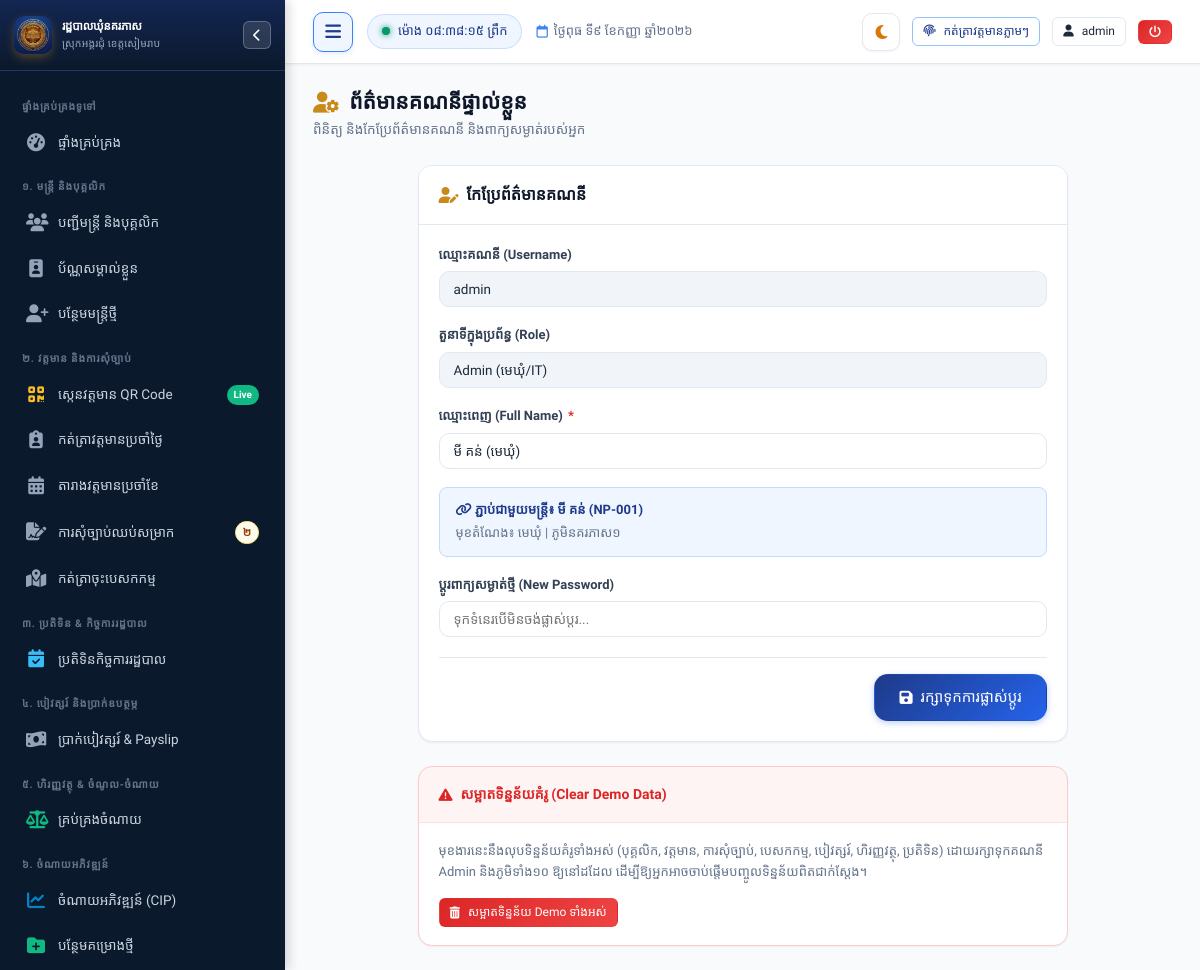
The page /settings/profile (signed in) on the database its author committed.
### tables this page shows
CREATE TABLE users (
        id INTEGER PRIMARY KEY AUTOINCREMENT,
        username TEXT UNIQUE NOT NULL,
        password_hash TEXT NOT NULL,
        full_name TEXT NOT NULL,
        role TEXT NOT NULL DEFAULT 'staff', -- 'admin', 'clerk', 'staff'
        staff_id INTEGER,
        avatar TEXT,
        is_active INTEGER DEFAULT 1,
        created_at TIMESTAMP DEFAULT CURRENT_TIMESTAMP,
        FOREIGN KEY (staff_id) REFERENCES staff (id) ON DELETE SET NULL
    );

CREATE TABLE staff (
        id INTEGER PRIMARY KEY AUTOINCREMENT,
        officer_code TEXT UNIQUE NOT NULL,
        name_kh TEXT NOT NULL,
        name_en TEXT NOT NULL,
        gender TEXT NOT NULL, -- 'ប្រុស', 'ស្រី'
        dob TEXT NOT NULL,
        national_id TEXT,
        phone TEXT,
        email TEXT,
        village TEXT NOT NULL,
        commune TEXT DEFAULT 'នគរភាស',
        district TEXT DEFAULT 'វ៉ារិន',
        province TEXT DEFAULT 'សៀមរាប',
        address TEXT,
        category TEXT NOT NULL, -- 'council', 'clerk', 'contract', 'village'
        position_title_kh TEXT NOT NULL,
        position_title_en TEXT,
        cadre_level TEXT, -- កម្រិតក្របខណ្ឌ
        appointment_date TEXT,
        contract_end_date TEXT,
        base_salary REAL DEFAULT 0,
        position_allowance REAL DEFAULT 0,
        family_allowance REAL DEFAULT 0,
        education_level TEXT,
        photo TEXT,
        status TEXT DEFAULT 'active', -- 'active', 'resigned', 'retired', 'suspended'
        emergency_contact TEXT,
        notes TEXT,
        created_at TIMESTAMP DEFAULT CURRENT_TIMESTAMP,
        updated_at TIMESTAMP DEFAULT CURRENT_TIMESTAMP
    );

### app.py (the view, shortened to what this page needs)
@app.route("/settings/profile", methods=["GET", "POST"])
@login_required
def user_profile():
    conn = get_db()
    cursor = conn.cursor()
    cursor.execute("""
        SELECT u.*, s.name_kh, s.officer_code, s.position_title_kh, s.category, s.village, s.phone, s.email
        FROM users u
        LEFT JOIN staff s ON u.staff_id = s.id
        WHERE u.id = ?
    """, (session.get("user_id"),))
    user = cursor.fetchone()
    conn.close()
    return render_template("settings/profile.html", user=user)

### app.py (called while the page is built, shortened)
@app.teardown_appcontext
def teardown_db(exception=None):
    close_db_connection(exception)

@app.after_request
def add_cache_headers(response):
    if request.path.startswith('/static/css') or request.path.startswith('/static/js'):
        response.headers['Cache-Control'] = 'no-cache, must-revalidate'
    elif request.path.startswith('/static') or request.path == '/favicon.ico':
        response.headers['Cache-Control'] = 'public, max-age=86400'
    return response

@app.before_request
def ensure_database_ready():
    if request.path.startswith('/static') or request.path == '/favicon.ico':
        return

@app.template_filter("kh_num")
def kh_num_filter(val):
    return to_khmer_num(val)

### database.py (called while the page is built, shortened)
def _raw_create_connection():
    conn = sqlite3.connect(DB_PATH)
    conn.row_factory = sqlite3.Row
    conn.execute("PRAGMA foreign_keys = ON")
    conn.execute("PRAGMA journal_mode = WAL")
    conn.execute("PRAGMA synchronous = NORMAL")
    conn.execute("PRAGMA cache_size = -64000")
    return SqliteConnectionWrapper(conn)

def get_db():
    global _DB_SCHEMA_INITIALIZED
    conn = None
    try:
        from flask import g, has_request_context
        if has_request_context():
            if not hasattr(g, 'db') or g.db is None:
                g.db = _raw_create_connection()
            conn = g.db
    except ImportError:
        pass
    if conn is None:
        conn = _raw_create_connection()
    if not _DB_SCHEMA_INITIALIZED:
        _DB_SCHEMA_INITIALIZED = True
        try:
            init_db(conn)
        except Exception as e:
            print(f"[Auto Schema Init Notice] {e}")
    return conn

def close_db_connection(e=None):
    try:
        from flask import g, has_request_context
        if has_request_context():
            db = getattr(g, 'db', None)
            if db is not None:
                g.db = None
                db._real_close()
    except ImportError:
        pass

    def cursor(self):
        return self._conn.cursor()

    def close(self):
        try:
            from flask import g, has_request_context
            if has_request_context() and getattr(g, 'db', None) is self:
                return
        except ImportError:
            pass
        self._real_close()

### templates/settings/profile.html (shortened to what this page needs)
{% extends "base.html" %}
{% block content %}
<div class="page-header">
  <div class="page-header-title">
    <h1>
      <i class="fa-solid fa-user-gear text-gold"></i>
      <span>ព័ត៌មានគណនីផ្ទាល់ខ្លួន</span>
    </h1>
    <p>ពិនិត្យ និងកែប្រែព័ត៌មានគណនី និងពាក្យសម្ងាត់របស់អ្នក</p>
  </div>
</div>
<div class="card" style="max-width: 650px; margin: 0 auto;">
  <div class="card-header">
    <div class="card-title">
      <i class="fa-solid fa-user-pen text-gold"></i>
      <span>កែប្រែព័ត៌មានគណនី</span>
    </div>
  </div>
  <div class="card-body">
    <form method="POST" action="{{ url_for('user_profile') }}">
      <div class="form-group">
        <label class="form-label">ឈ្មោះគណនី (Username)</label>
        <input type="text" class="form-control" value="{{ user.username }}" readonly style="background: #f1f5f9;">
      </div>
      <div class="form-group">
        <label class="form-label">តួនាទីក្នុងប្រព័ន្ធ (Role)</label>
        <input type="text" class="form-control" value="{% if user.role == 'admin' %}Admin (មេឃុំ/IT){% elif user.role == 'clerk' %}Clerk (ស្មៀនឃុំ){% else %}Staff (មន្ត្រីទូទៅ){% endif %}" readonly style="background: #f1f5f9;">
      </div>
      <div class="form-group">
        <label class="form-label">ឈ្មោះពេញ (Full Name) <span class="required">*</span></label>
        <input type="text" name="full_name" class="form-control" value="{{ user.full_name }}" required>
      </div>
      {% if user.name_kh %}
      <div style="background: #eff6ff; border: 1px solid #bfdbfe; padding: 12px 16px; border-radius: 8px; margin-bottom: 18px; font-size: 13px;">
        <div style="font-weight: bold; color: var(--primary);">
          <i class="fa-solid fa-link"></i> ភ្ជាប់ជាមួយមន្ត្រី៖ {{ user.name_kh }} ({{ user.officer_code }})
        </div>
        <div style="color: var(--text-muted); margin-top: 2px;">
          មុខតំណែង៖ {{ user.position_title_kh }} | ភូមិ{{ user.village }}
        </div>
      </div>
      {% endif %}
      <div class="form-group">
        <label class="form-label">ប្តូរពាក្យសម្ងាត់ថ្មី (New Password)</label>
        <input type="password" name="new_password" class="form-control" placeholder="ទុកទំនេរបើមិនចង់ផ្លាស់ប្តូរ...">
      </div>
      <div style="display: flex; justify-content: flex-end; gap: 12px; margin-top: 20px; padding-top: 16px; border-top: 1px solid var(--border-color);">
        <button type="submit" class="btn btn-primary btn-lg">
          <i class="fa-solid fa-floppy-disk"></i> រក្សាទុកការផ្លាស់ប្តូរ
        </button>
      </div>
    </form>
  </div>
</div>
{% if session.role == 'admin' %}
<div class="card" style="max-width: 650px; margin: 24px auto 0; border: 1px solid #fecaca;">
  <div class="card-header" style="border-bottom-color: #fee2e2; background: rgba(220, 38, 38, 0.05);">
    <div class="card-title" style="color: #dc2626; font-size: 14px;">
      <i class="fa-solid fa-triangle-exclamation"></i>
      <span>សម្អាតទិន្នន័យគំរូ (Clear Demo Data)</span>
    </div>
  </div>
  <div class="card-body" style="padding: 18px 20px;">
    <p style="font-size: 13px; color: var(--text-muted); margin-bottom: 16px; line-height: 1.6;">
      មុខងារនេះនឹងលុបទិន្នន័យគំរូទាំងអស់ (បុគ្គលិក, វត្តមាន, ការសុំច្បាប់, បេសកកម្ម, បៀវត្សរ៍, ហិរញ្ញវត្ថុ, ប្រតិទិន) ដោយរក្សាទុកគណនី Admin និងភូមិទាំង១០ ឱ្យនៅដដែល ដើម្បីឱ្យអ្នកអាចចាប់ផ្តើមបញ្ចូលទិន្នន័យពិតជាក់ស្តែង។
    </p>
    <form method="POST" action="{{ url_for('admin_clear_demo_data') }}"
      onsubmit="return confirm('⚠️ តើអ្នកពិតជាចង់សម្អាតទិន្នន័យ Demo ទាំងអស់មែនទេ? សកម្មភាពនេះមិនអាចត្រឡប់ក្រោយបានឡើយ។');">
      <button type="submit" class="btn btn-danger btn-sm">
        <i class="fa-solid fa-trash-can"></i> សម្អាតទិន្នន័យ Demo ទាំងអស់
      </button>
    </form>
  </div>
</div>
{% endif %}
{% endblock %}

### rows shown on the page
users: username "admin", role "Admin (មេឃុំ/IT)", full_name "មី គន់ (មេឃុំ)"
staff: name_kh "មី គន់", officer_code "NP-001", position_title_kh "មេឃុំ", village "នគរភាស១"

### other values the page prints
{{ pending_leaves_count | kh_num }} "២"
{{ today_khmer }} "ថ្ងៃពុធ ទី៩ ខែកញ្ញា ឆ្នាំ២០២៦"
{{ session.username }} "admin"
